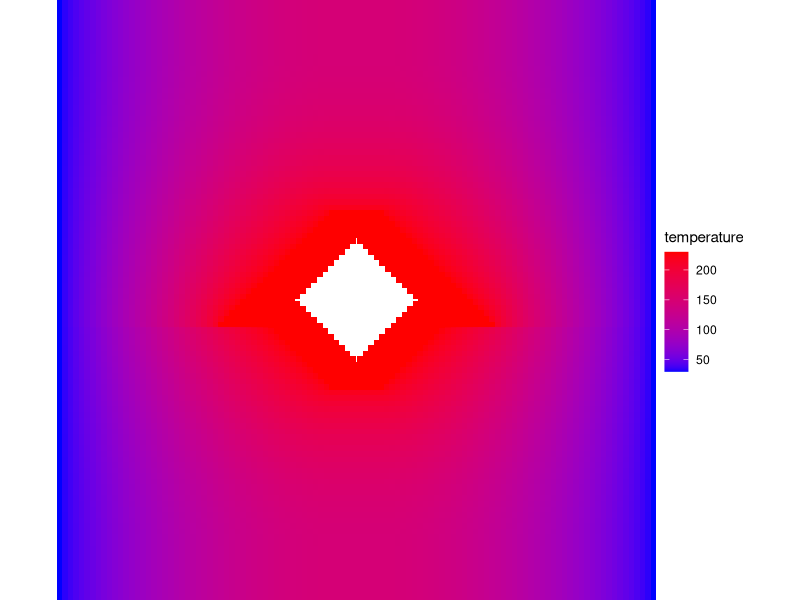

The R script that drew this image:
# John Brezovec 2018
# Visualization of 2-d conduction solutionsi

library(tidyverse)

# read in the necessary files
solution <- read_csv("solution.csv")
coordinates <- read_csv("index_coordinates.csv")

# merge them
solution <- merge(coordinates, solution)

fix_symmetry <- function(s_df) {
  max_x <- max(s_df$x)
  max_y <- max(s_df$y)
  max_index <- max(s_df$index)
  # do one axis of rotation
  for (n in 1:nrow(s_df)) {
    new_row <- list(
      max_index + n,
      2 * max_x - s_df$x[n],
      s_df$y[n],
      s_df$temperature[n]
    )
    s_df[max_index + n, ] <- new_row
  }
  # do the other axis of rotation
  max_index <- max(s_df$index) # reset the max index again
  for (n in 1:nrow(s_df)) {
    new_row <- list(
      max_index + n,
      s_df$x[n],
      2 * max_y - s_df$y[n],
      s_df$temperature[n]
    )
    s_df[max_index + n, ] <- new_row
  }
  return(s_df)
}

# applying symmetry condition to create full data
solution <- fix_symmetry(solution)

# now plot
plot <- solution %>%
  ggplot(mapping = aes(x = x, y = y, color = temperature)) +
  geom_point(shape = 15, size = 18) +
  scale_colour_gradient(low = "blue", high = "red") +
  coord_fixed() +
  theme_void()

# save the plot
ggsave("plot.png", width = 6, height = 5)
